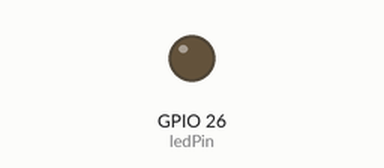
This sketch was run on a simulated ESP32. On the bench: output pins drawn as LEDs (lit = HIGH). What the sketch prints to the serial monitor is not drawn.

Above: at 0.2 s.
At 13.0 s:
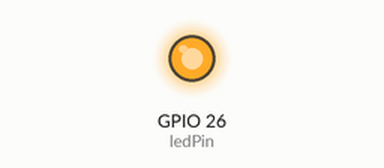
Timing chart, 0 to 18.9 s (numbered marks = the images above):
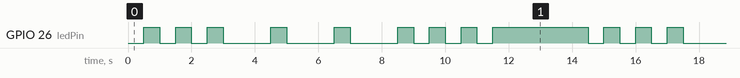

Measured:
- by itself, GPIO 26 (ledPin): repeats every 14.5 s: 2 × (LOW 0.50 s, HIGH 0.50 s), 3 × (LOW 1.5 s, HIGH 0.50 s), 2 × (LOW 0.50 s, HIGH 0.50 s), LOW 0.50 s, HIGH 3.0 s, LOW 0.50 s, HIGH 0.50 s
- by itself, everything shown: repeats every 14.5 s, in 18 steps

The sketch:

1.ino
```cpp
const int ledPin = 26;       // LED连接的引脚
unsigned long previousMillis = 0;  // 记录上一次状态切换的时间
int currentState = 0;        // 当前SOS状态机的步骤

// 定义SOS的每个阶段：[亮/灭, 持续时间(ms)]
// 0:短亮,1:短灭,2:短亮,3:短灭,4:短亮,5:短灭,
// 6:长亮,7:长灭,8:长亮,9:长灭,10:长亮,11:长灭,
// 12:短亮,13:短灭,14:短亮,15:短灭,16:短亮,17:长灭(序列结束停顿)
int sosSequence[18][2] = {
  {HIGH, 500},  {LOW, 500},  {HIGH, 500},  {LOW, 500},
  {HIGH, 500},  {LOW, 500},  {HIGH, 1500}, {LOW, 500},
  {HIGH, 1500}, {LOW, 500},  {HIGH, 1500}, {LOW, 500},
  {HIGH, 500},  {LOW, 500},  {HIGH, 500}, {LOW, 500},
  {HIGH, 500},  {LOW, 3000}
};

void setup() {
  Serial.begin(115200);
  pinMode(ledPin, OUTPUT);
  digitalWrite(ledPin, LOW); // 初始熄灭
}

void loop() {
  unsigned long currentMillis = millis();

  // 检查是否到达当前阶段的切换时间
  if (currentMillis - previousMillis >= sosSequence[currentState][1]) {
    // 更新时间戳
    previousMillis = currentMillis;

    // 执行当前阶段的LED状态
    digitalWrite(ledPin, sosSequence[currentState][0]);

    // 串口输出当前状态（方便调试）
    Serial.print("状态");
    Serial.print(currentState);
    Serial.print(": ");
    Serial.println(sosSequence[currentState][0] ? "LED ON" : "LED OFF");

    // 切换到下一个状态，循环执行SOS
    currentState++;
    if (currentState >= 18) { // 走完所有18个阶段后重置
      currentState = 0;
      Serial.println("=== SOS序列结束，等待后重复 ===");
    }
  }

  // 这里可以添加其他代码，不会被SOS闪烁阻塞
  // 例如：Serial.println("程序正常运行...");
}
```
